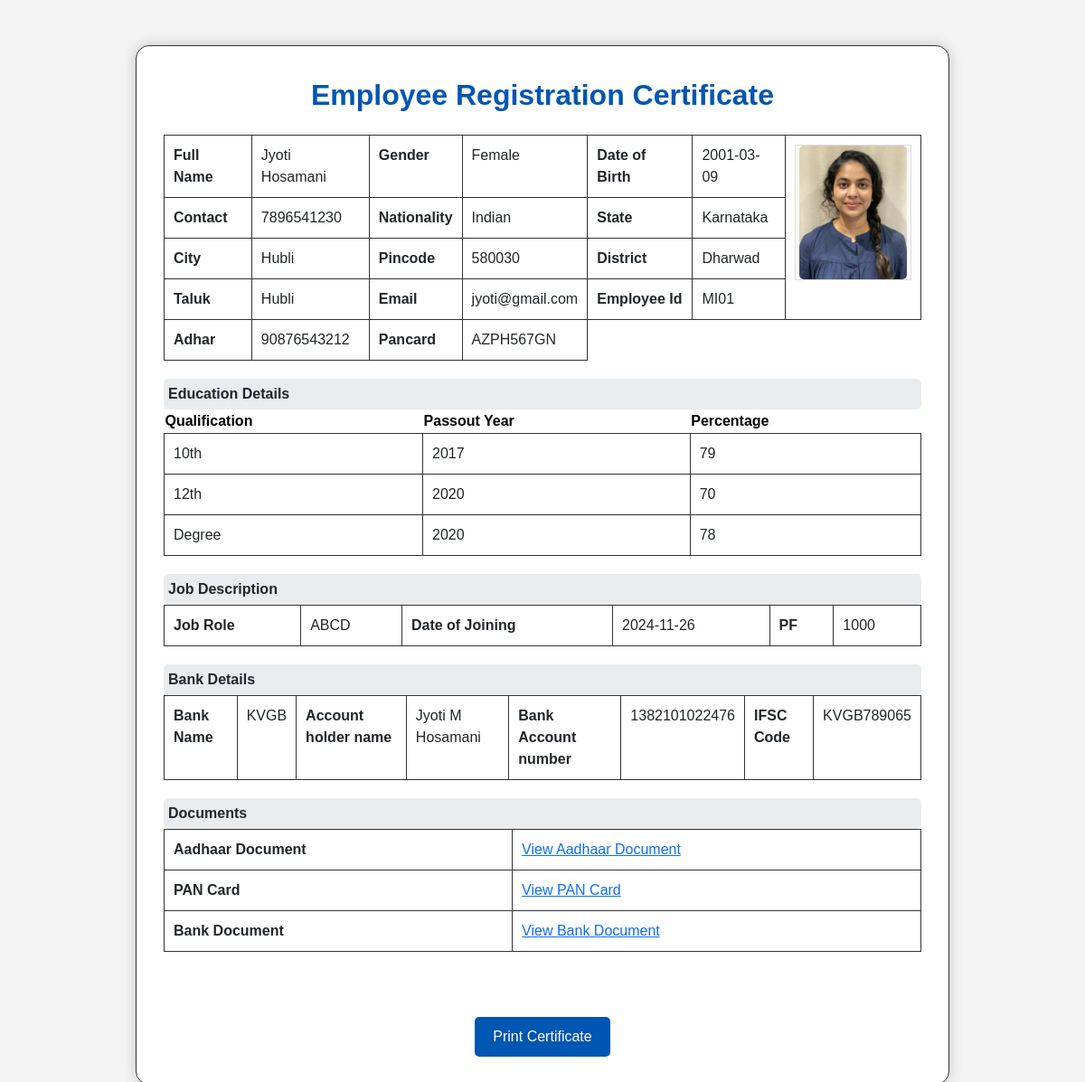
Screenshot of /view_certificate/2/ with the database file from the repository.
### hp_app/models.py (models this page shows)
class Employee(models.Model):
    fullname = models.CharField(max_length=50)
    gender = models.CharField(max_length=50)
    dob=models.CharField(max_length=50)
    contact = models.CharField(max_length=50)
    nationality = models.CharField(max_length=50)
    city = models.CharField(max_length=50)
    state = models.CharField(max_length=50)
    pincode = models.CharField(max_length=50)
    district = models.CharField(max_length=50)
    Taluk = models.CharField(max_length=50)
    email = models.CharField(max_length=50)
    adhar = models.CharField(max_length=50)
    pancard = models.CharField(max_length=50)
    jrole = models.CharField(max_length=50)
    doj = models.CharField(max_length=50)
    pf = models.CharField(max_length=50)
    adhar_doc = models.FileField(upload_to='pdfs/')
    pan_doc = models.FileField(upload_to='pdfs/')
    bank_doc = models.FileField(upload_to='pdfs/')
    exp_doc = models.FileField(upload_to='pdfs/')
    tenthpass = models.CharField(max_length=50)
    tenth_percentage = models.CharField(max_length=50)
    twelfth_pass = models.CharField(max_length=50)
    twelfth_percentage = models.CharField(max_length=50)
    degree = models.CharField(max_length=50)
    degreepass = models.CharField(max_length=50)
    degree_percentage = models.CharField(max_length=50)
    bank_name = models.CharField(max_length=100, blank=True, null=True)
    bank_account_number = models.CharField(max_length=50, blank=True, null=True)
    ifsc_code = models.CharField(max_length=20, blank=True, null=True)
    account_holder_name = models.CharField(max_length=100, blank=True, null=True)
    emp_id = models.CharField(max_length=200)
    password = models.CharField(max_length=100)
    branchname = models.CharField(max_length=100)
    photo = models.ImageField(upload_to='photos/', blank=True, null=True)

### hp_app/views.py (the view)
# urls.py: path('view_certificate/<int:id>/', views.view_certificate, name='view_certificate'),
def view_certificate(request, id):
    employee = get_object_or_404(Employee, pk=id)
    return render(request, 'view_certificate.html', {'employee': employee})
    return render(request, 'employee_view.html', {'employee': employee})

### hp_app/templates/view_certificate.html (shortened to what this page needs)
{% load static %}
<!DOCTYPE html>
<html lang="en">
<head>
    <link rel="stylesheet" href="https://stackpath.bootstrapcdn.com/bootstrap/5.1.3/css/bootstrap.min.css">
</head>
<body>
<div class="certificate-container">
    <div class="certificate-header">Employee Registration Certificate</div>
    <table class="form-table">
        <tr>
            <td><b>Full Name</b></td>
            <td>{{ employee.fullname }}</td>
            <td><b>Gender</b></td>
            <td>{{ employee.gender }}</td>
            <td><b>Date of Birth</b></td>
            <td>{{ employee.dob }}</td>
            <td rowspan="4" class="photo-cell">
                <div class="photo-box">
                    {% if employee.photo %}
                        <img src="{{ employee.photo.url }}" alt="Passport Size Photo">
                    {% else %}
                        <span>No Photo Available</span>
                    {% endif %}
                </div>
            </td>
        </tr>
        <tr>
            <td><b>Contact</b></td>
            <td>{{ employee.contact }}</td>
            <td><b>Nationality</b></td>
            <td>{{ employee.nationality }}</td>
            <td><b>State</b></td>
            <td>{{ employee.state }}</td>
        </tr>
        <tr>
            <td><b>City</b></td>
            <td>{{ employee.city }}</td>
            <td><b>Pincode</b></td>
            <td>{{ employee.pincode }}</td>
            <td><b>District</b></td>
            <td>{{ employee.district }}</td>
        </tr>
        <tr>
            <td><b>Taluk</b></td>
            <td>{{ employee.Taluk }}</td>
            <td><b>Email</b></td>
            <td>{{ employee.email }}</td>
            <td><b>Employee Id</b></td>
            <td>{{ employee.emp_id }}</td>
        </tr>
        <tr>
            <td><b>Adhar </b></td>
            <td>{{ employee.adhar }}</td>
            <td><b>Pancard</b></td>
            <td>{{ employee.pancard }}</td>
        </tr>
    </table>
    <div class="section-title">Education Details</div>
    <table class="form-table">
        <thead class="table-light">
            <tr>
                <th>Qualification</th>
                <th>Passout Year</th>
                <th>Percentage</th>
            </tr>
        </thead>
        <tbody>
            <tr>
                <td>10th</td>
                <td>{{ employee.tenthpass }}</td>
                <td>{{ employee.tenth_percentage }}</td>
            </tr>
            <tr>
                <td>12th</td>
                <td>{{ employee.twelfth_pass }}</td>
                <td>{{ employee.twelfth_percentage }}</td>
            </tr>
            <tr>
                <td>Degree</td>
                <td>{{ employee.degreepass }}</td>
                <td>{{ employee.degree_percentage }}</td>
            </tr>
        </tbody>
    </table>
    <div class="section-title">Job Description</div>
    <table class="form-table">
        <tr>
            <td><b>Job Role</b></td>
            <td>{{ employee.jrole }}</td>
            <td><b>Date of Joining</b></td>
            <td>{{ employee.doj }}</td>
            <td><b>PF</b></td>
            <td>{{ employee.pf }}</td>
        </tr>
    </table>
     <div class="section-title">Bank Details</div>
    <table class="form-table">
        <tr>
             <td><b>Bank Name</b></td>
            <td>{{ employee.bank_name }}</td>
            <td><b>Account holder name</b></td>
            <td>{{ employee.account_holder_name }}</td>
            <td><b>Bank Account number</b></td>
            <td>{{ employee.bank_account_number }}</td>
            <td><b>IFSC Code</b></td>
            <td>{{ employee.ifsc_code }}</td>
        </tr>
    </table>
    <div class="section-title">Documents</div>
    <table class="form-table">
        <tr>
            <td><b>Aadhaar Document</b></td>
            <td>
                {% if employee.adhar_doc %}
                    <a href="{{ employee.adhar_doc.url }}" target="_blank">View Aadhaar Document</a>
                {% else %}
                    No Document Available
                {% endif %}
            </td>
        </tr>
        <tr>
            <td><b>PAN Card</b></td>
            <td>
                {% if employee.pan_doc %}
                    <a href="{{ employee.pan_doc.url }}" target="_blank">View PAN Card</a>
                {% else %}
                    No Document Available
                {% endif %}
            </td>
        </tr>
        <tr>
            <td><b>Bank Document</b></td>
            <td>
                {% if employee.bank_doc %}
                    <a href="{{ employee.bank_doc.url }}" target="_blank">View Bank Document</a>
                {% else %}
                    No Document Available
                {% endif %}
            </td>
        </tr>
    </table><br><br>
    <div class="text-center mt-4">
        <button onclick="window.print()" class="btn btn-print">Print Certificate</button>
    </div>
</div>
</body>
</html>

### hp_app/templates/view_certificate.html (style rules this page uses)
body { background-color: #f4f4f4; font-family: Arial, sans-serif; }
.certificate-container { max-width: 900px; background-color: #fff; border: 1px solid #333; padding: 30px; margin: 50px auto; box-shadow: 0px 0px 15px rgba(0, 0, 0, 0.2); border-radius: 15px; position: relative; }
.certificate-header { text-align: center; font-size: 2rem; font-weight: bold; margin-bottom: 20px; color: #0056b3; }
.form-table { width: 100%; border-collapse: collapse; }
.form-table td { padding: 10px; border: 1px solid #333; vertical-align: top; }
.form-table td.photo-cell { width: 150px; text-align: center; }
.photo-box { width: 100%; height: 150px; border: 1px solid #ddd; background-color: #f9f9f9; display: flex; align-items: center; justify-content: center; }
.photo-box img { max-width: 100%; max-height: 100%; border-radius: 5px; }
.section-title { font-weight: bold; background-color: #e9ecef; padding: 5px; margin-top: 20px; border-radius: 5px; }
.btn-print { background-color: #0056b3; color: white; border: none; padding: 10px 20px; border-radius: 5px; transition: background-color 0.3s; }

### rows the page displays
Employee: fullname "Jyoti Hosamani", gender "Female", dob "2001-03-09", photo (picture), contact "7896541230", nationality "Indian", state "Karnataka", city "Hubli", pincode "580030", district "Dharwad", Taluk "Hubli", email "jyoti@gmail.com", emp_id "MI01", adhar "90876543212", pancard "AZPH567GN", tenthpass "2017", tenth_percentage "79", twelfth_pass "2020", twelfth_percentage "70", degreepass "2020", degree_percentage "78", jrole "ABCD", doj "2024-11-26", pf "1000", bank_name "KVGB", account_holder_name "Jyoti M Hosamani", bank_account_number "1382101022476", ifsc_code "KVGB789065"
